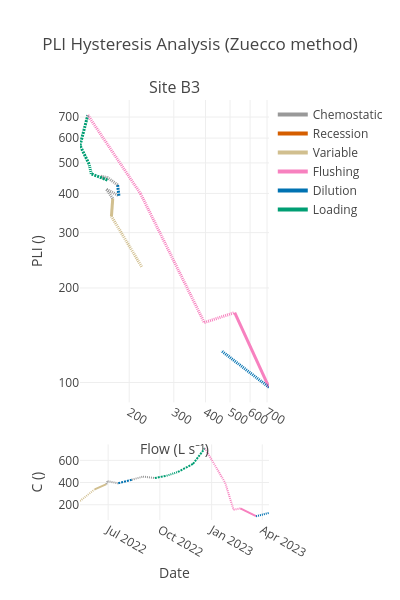

The notebook cell saved with this chart:
### Code cell
gcs.create_hysteresis_plot(classified,['B3'],ccol='PLI',qcol='Q_mLs',compound='PLI',conc_unit='')

### Figure 1 — Plotly figure (JSON) as saved in the notebook; plotly's stock layout.template omitted (floating-point values rounded to 4 significant figures)
{"data": [{"hovertemplate": "<b>V</b><br>HI: -0.034<extra></extra>", "line": {"color": "#d1bf8f", "dash": "1px 1px", "width": 3}, "mode": "lines", "showlegend": false, "type": "scatter", "x": [224.0, 170.2], "xaxis": "x", "y": [233.6, 338.1], "yaxis": "y"}, {"line": {"color": "#d1bf8f", "dash": "1px 1px", "width": 2}, "mode": "lines", "showlegend": false, "type": "scatter", "x": ["2022-05-12T00:00:00", "2022-06-07T00:00:00"], "xaxis": "x2", "y": [233.6, 338.1], "yaxis": "y2"}, {"hovertemplate": "<b>V</b><br>HI: 0.221<extra></extra>", "line": {"color": "#d1bf8f", "dash": "solid", "width": 3}, "mode": "lines", "showlegend": false, "type": "scatter", "x": [170.2, 172.2], "xaxis": "x", "y": [338.1, 385.4], "yaxis": "y"}, {"line": {"color": "#d1bf8f", "dash": "solid", "width": 2}, "mode": "lines", "showlegend": false, "type": "scatter", "x": ["2022-06-07T00:00:00", "2022-06-28T00:00:00"], "xaxis": "x2", "y": [338.1, 385.4], "yaxis": "y2"}, {"hovertemplate": "<b>C</b><br>HI: nan<extra></extra>", "line": {"color": "#999999", "dash": "1px 1px", "width": 3}, "mode": "lines", "showlegend": false, "type": "scatter", "x": [172.2, 162.7], "xaxis": "x", "y": [385.4, 412.3], "yaxis": "y"}, {"line": {"color": "#999999", "dash": "1px 1px", "width": 2}, "mode": "lines", "showlegend": false, "type": "scatter", "x": ["2022-06-28T00:00:00", "2022-06-30T00:00:00"], "xaxis": "x2", "y": [385.4, 412.3], "yaxis": "y2"}, {"hovertemplate": "<b>C</b><br>HI: 0.014<extra></extra>", "line": {"color": "#999999", "dash": "1px 1px", "width": 3}, "mode": "lines", "showlegend": false, "type": "scatter", "x": [162.7, 182.1], "xaxis": "x", "y": [412.3, 393.2], "yaxis": "y"}, {"line": {"color": "#999999", "dash": "1px 1px", "width": 2}, "mode": "lines", "showlegend": false, "type": "scatter", "x": ["2022-06-30T00:00:00", "2022-07-19T00:00:00"], "xaxis": "x2", "y": [412.3, 393.2], "yaxis": "y2"}, {"hovertemplate": "<b>D</b><br>HI: -0.304<extra></extra>", "line": {"color": "#0072B2", "dash": "2px 1px", "width": 3}, "mode": "lines", "showlegend": false, "type": "scatter", "x": [182.1, 180.0], "xaxis": "x", "y": [393.2, 425.8], "yaxis": "y"}, {"line": {"color": "#0072B2", "dash": "2px 1px", "width": 2}, "mode": "lines", "showlegend": false, "type": "scatter", "x": ["2022-07-19T00:00:00", "2022-08-12T00:00:00"], "xaxis": "x2", "y": [393.2, 425.8], "yaxis": "y2"}, {"hovertemplate": "<b>C</b><br>HI: -0.023<extra></extra>", "line": {"color": "#999999", "dash": "1px 1px", "width": 3}, "mode": "lines", "showlegend": false, "type": "scatter", "x": [180.0, 164.1], "xaxis": "x", "y": [425.8, 449.1], "yaxis": "y"}, {"line": {"color": "#999999", "dash": "1px 1px", "width": 2}, "mode": "lines", "showlegend": false, "type": "scatter", "x": ["2022-08-12T00:00:00", "2022-08-29T00:00:00"], "xaxis": "x2", "y": [425.8, 449.1], "yaxis": "y2"}, {"hovertemplate": "<b>C</b><br>HI: -0.029<extra></extra>", "line": {"color": "#999999", "dash": "1px 1px", "width": 3}, "mode": "lines", "showlegend": false, "type": "scatter", "x": [164.1, 154.5], "xaxis": "x", "y": [449.1, 453.6], "yaxis": "y"}, {"line": {"color": "#999999", "dash": "1px 1px", "width": 2}, "mode": "lines", "showlegend": false, "type": "scatter", "x": ["2022-08-29T00:00:00", "2022-09-01T00:00:00"], "xaxis": "x2", "y": [449.1, 453.6], "yaxis": "y2"}, {"hovertemplate": "<b>C</b><br>HI: 0.000<extra></extra>", "line": {"color": "#999999", "dash": "1px 1px", "width": 3}, "mode": "lines", "showlegend": false, "type": "scatter", "x": [154.5, 164.1], "xaxis": "x", "y": [453.6, 440.8], "yaxis": "y"}, {"line": {"color": "#999999", "dash": "1px 1px", "width": 2}, "mode": "lines", "showlegend": false, "type": "scatter", "x": ["2022-09-01T00:00:00", "2022-09-22T00:00:00"], "xaxis": "x2", "y": [453.6, 440.8], "yaxis": "y2"}, {"hovertemplate": "<b>L</b><br>HI: -0.377<extra></extra>", "line": {"color": "#009E73", "dash": "2px 1px", "width": 3}, "mode": "lines", "showlegend": false, "type": "scatter", "x": [164.1, 141.7], "xaxis": "x", "y": [440.8, 461.6], "yaxis": "y"}, {"line": {"color": "#009E73", "dash": "2px 1px", "width": 2}, "mode": "lines", "showlegend": false, "type": "scatter", "x": ["2022-09-22T00:00:00", "2022-10-13T00:00:00"], "xaxis": "x2", "y": [440.8, 461.6], "yaxis": "y2"}, {"hovertemplate": "<b>L</b><br>HI: -0.012<extra></extra>", "line": {"color": "#009E73", "dash": "1px 1px", "width": 3}, "mode": "lines", "showlegend": false, "type": "scatter", "x": [141.7, 138.9], "xaxis": "x", "y": [461.6, 495.7], "yaxis": "y"}, {"line": {"color": "#009E73", "dash": "1px 1px", "width": 2}, "mode": "lines", "showlegend": false, "type": "scatter", "x": ["2022-10-13T00:00:00", "2022-11-02T00:00:00"], "xaxis": "x2", "y": [461.6, 495.7], "yaxis": "y2"}, {"hovertemplate": "<b>L</b><br>HI: -0.329<extra></extra>", "line": {"color": "#009E73", "dash": "2px 1px", "width": 3}, "mode": "lines", "showlegend": false, "type": "scatter", "x": [138.9, 127.9], "xaxis": "x", "y": [495.7, 568.6], "yaxis": "y"}, {"line": {"color": "#009E73", "dash": "2px 1px", "width": 2}, "mode": "lines", "showlegend": false, "type": "scatter", "x": ["2022-11-02T00:00:00", "2022-11-29T00:00:00"], "xaxis": "x2", "y": [495.7, 568.6], "yaxis": "y2"}, {"hovertemplate": "<b>L</b><br>HI: -0.336<extra></extra>", "line": {"color": "#009E73", "dash": "2px 1px", "width": 3}, "mode": "lines", "showlegend": false, "type": "scatter", "x": [127.9, 137.3], "xaxis": "x", "y": [568.6, 710.0], "yaxis": "y"}, {"line": {"color": "#009E73", "dash": "2px 1px", "width": 2}, "mode": "lines", "showlegend": false, "type": "scatter", "x": ["2022-11-29T00:00:00", "2022-12-20T00:00:00"], "xaxis": "x2", "y": [568.6, 710.0], "yaxis": "y2"}, {"hovertemplate": "<b>F</b><br>HI: 0.017<extra></extra>", "line": {"color": "#f781bf", "dash": "1px 1px", "width": 3}, "mode": "lines", "showlegend": false, "type": "scatter", "x": [137.3, 221.9], "xaxis": "x", "y": [710.0, 398.8], "yaxis": "y"}, {"line": {"color": "#f781bf", "dash": "1px 1px", "width": 2}, "mode": "lines", "showlegend": false, "type": "scatter", "x": ["2022-12-20T00:00:00", "2023-01-25T00:00:00"], "xaxis": "x2", "y": [710.0, 398.8], "yaxis": "y2"}, {"hovertemplate": "<b>F</b><br>HI: 0.020<extra></extra>", "line": {"color": "#f781bf", "dash": "1px 1px", "width": 3}, "mode": "lines", "showlegend": false, "type": "scatter", "x": [221.9, 395.7], "xaxis": "x", "y": [398.8, 155.2], "yaxis": "y"}, {"line": {"color": "#f781bf", "dash": "1px 1px", "width": 2}, "mode": "lines", "showlegend": false, "type": "scatter", "x": ["2023-01-25T00:00:00", "2023-02-09T00:00:00"], "xaxis": "x2", "y": [398.8, 155.2], "yaxis": "y2"}, {"hovertemplate": "<b>F</b><br>HI: 0.000<extra></extra>", "line": {"color": "#f781bf", "dash": "1px 1px", "width": 3}, "mode": "lines", "showlegend": false, "type": "scatter", "x": [395.7, 521.7], "xaxis": "x", "y": [155.2, 167.0], "yaxis": "y"}, {"line": {"color": "#f781bf", "dash": "1px 1px", "width": 2}, "mode": "lines", "showlegend": false, "type": "scatter", "x": ["2023-02-09T00:00:00", "2023-02-21T00:00:00"], "xaxis": "x2", "y": [155.2, 167.0], "yaxis": "y2"}, {"hovertemplate": "<b>F</b><br>HI: 0.251<extra></extra>", "line": {"color": "#f781bf", "dash": "solid", "width": 3}, "mode": "lines", "showlegend": false, "type": "scatter", "x": [521.7, 712.6], "xaxis": "x", "y": [167.0, 96.59], "yaxis": "y"}, {"line": {"color": "#f781bf", "dash": "solid", "width": 2}, "mode": "lines", "showlegend": false, "type": "scatter", "x": ["2023-02-21T00:00:00", "2023-03-21T00:00:00"], "xaxis": "x2", "y": [167.0, 96.59], "yaxis": "y2"}, {"hovertemplate": "<b>D</b><br>HI: 0.035<extra></extra>", "line": {"color": "#0072B2", "dash": "1px 1px", "width": 3}, "mode": "lines", "showlegend": false, "type": "scatter", "x": [712.6, 461.8], "xaxis": "x", "y": [96.59, 126.2], "yaxis": "y"}, {"line": {"color": "#0072B2", "dash": "1px 1px", "width": 2}, "mode": "lines", "showlegend": false, "type": "scatter", "x": ["2023-03-21T00:00:00", "2023-04-13T00:00:00"], "xaxis": "x2", "y": [96.59, 126.2], "yaxis": "y2"}, {"line": {"color": "#999999", "width": 4}, "mode": "lines", "name": "Chemostatic", "showlegend": true, "type": "scatter", "x": [null], "y": [null]}, {"line": {"color": "#D55E00", "width": 4}, "mode": "lines", "name": "Recession", "showlegend": true, "type": "scatter", "x": [null], "y": [null]}, {"line": {"color": "#d1bf8f", "width": 4}, "mode": "lines", "name": "Variable", "showlegend": true, "type": "scatter", "x": [null], "y": [null]}, {"line": {"color": "#f781bf", "width": 4}, "mode": "lines", "name": "Flushing", "showlegend": true, "type": "scatter", "x": [null], "y": [null]}, {"line": {"color": "#0072B2", "width": 4}, "mode": "lines", "name": "Dilution", "showlegend": true, "type": "scatter", "x": [null], "y": [null]}, {"line": {"color": "#009E73", "width": 4}, "mode": "lines", "name": "Loading", "showlegend": true, "type": "scatter", "x": [null], "y": [null]}], "layout": {"annotations": [{"font": {"size": 16}, "showarrow": false, "text": "Site B3", "x": 0.5, "xanchor": "center", "xref": "paper", "y": 1, "yanchor": "bottom", "yref": "paper"}], "height": 600, "legend": {"orientation": "v", "x": 1.02, "y": 1}, "showlegend": true, "title": {"text": "PLI Hysteresis Analysis (Zuecco method)"}, "width": 400, "xaxis": {"anchor": "y", "domain": [0, 1], "title": {"text": "Flow (L s⁻¹)"}, "type": "log"}, "xaxis2": {"anchor": "y2", "domain": [0, 1], "title": {"text": "Date"}}, "yaxis": {"anchor": "x", "domain": [0.28, 1], "title": {"text": "PLI ()"}, "type": "log"}, "yaxis2": {"anchor": "x2", "domain": [0, 0.18], "title": {"text": "C ()"}}}}
